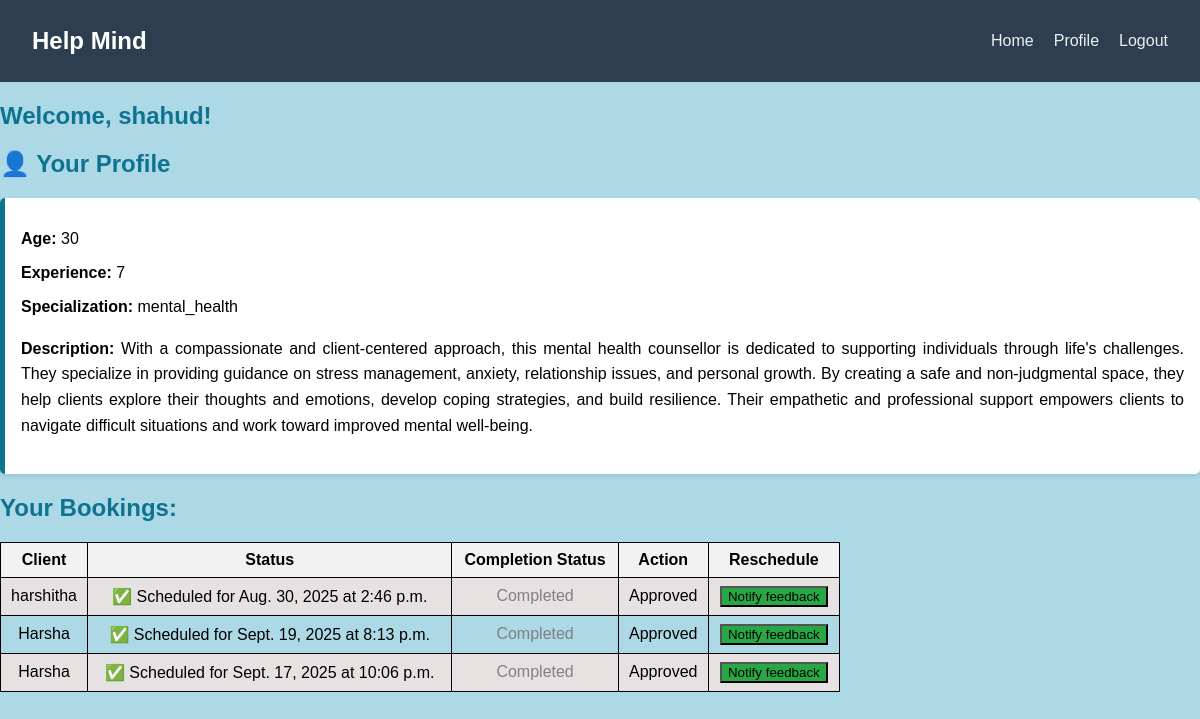
/counsellor_dashboard/ (signed in), run on an earlier commit of the app's database.
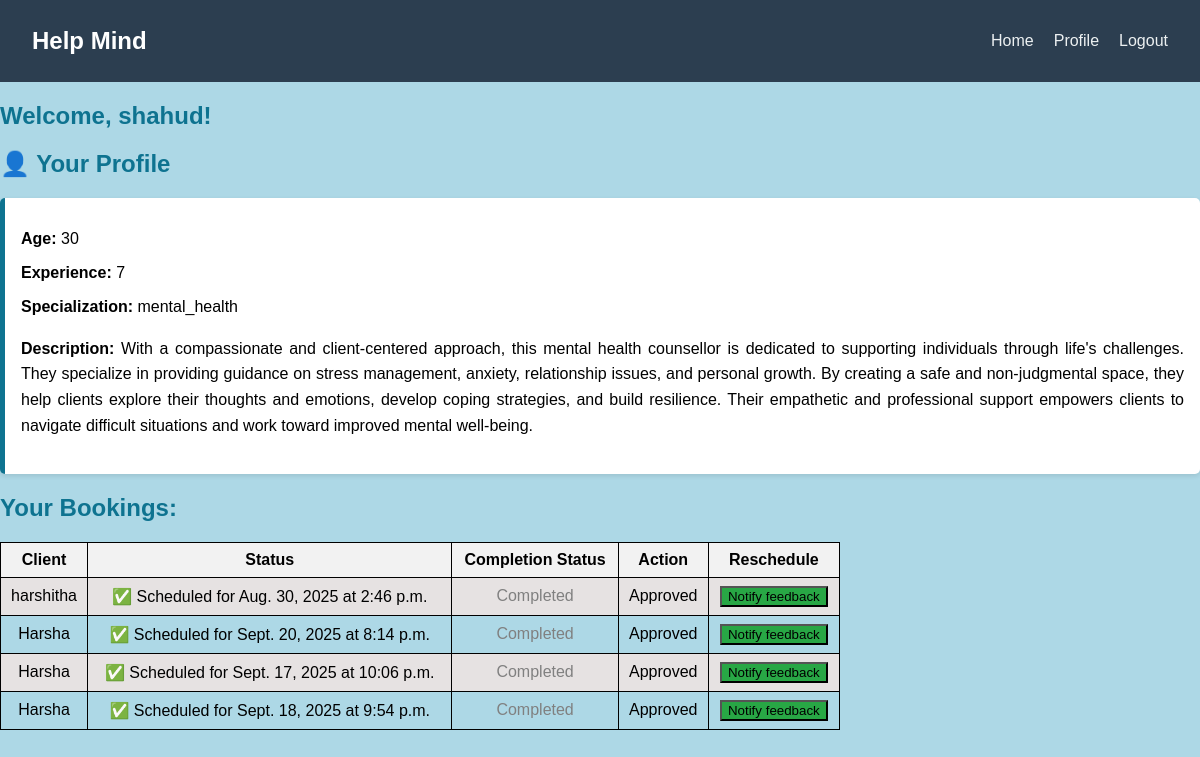
And on a later commit of the database.
### main/models.py (models this page shows, shortened)
class Booking(models.Model):
    client = models.ForeignKey(Client, on_delete=models.CASCADE)
    counsellor = models.ForeignKey(Counsellor, on_delete=models.CASCADE)
    requested_at = models.DateTimeField(auto_now_add=True)
    status = models.CharField(
        max_length=20,
        choices=[("Pending", "Pending"), ("Approved", "Approved"), ("Completed", "Completed")],
        default="Pending"
    )
    approved_date = models.DateField(null=True, blank=True)
    approved_time = models.TimeField(null=True, blank=True)
    rating = models.IntegerField(
        choices=[(1, "1 Star"), (2, "2 Stars"), (3, "3 Stars"), (4, "4 Stars"), (5, "5 Stars")],
        null=True, blank=True
    )
    feedback = models.TextField(blank=True, null=True)
    feedback_date = models.DateTimeField(null=True, blank=True)

class Client(models.Model):
    user = models.OneToOneField(User, on_delete=models.CASCADE, null=True, blank=True)
    age = models.IntegerField(null=True, blank=True)
    interest = models.CharField(max_length=255, blank=True)

class User(AbstractUser):
    is_client = models.BooleanField(default=False)
    is_counsellor = models.BooleanField(default=False)

### main/views.py (the view)
# urls.py: path('counsellor_dashboard/',views.counsellor_dashboard, name='counsellor_dashboard'),
def counsellor_dashboard(request):
    if request.user.is_counsellor:
        bookings = Booking.objects.filter(counsellor=request.user.counsellor)
    else:
        bookings = []
    current_date = timezone.now().date()
    return render(request, 'dashboards/counsellor_dashboard.html', {'bookings': bookings, 'current_date': current_date})

### main/templates/dashboards/counsellor_dashboard.html (shortened to what this page needs)
{% load static %}
{% block content %}
    <link rel="stylesheet" href="{% static 'counsellor_dashboard.css' %}">
  <body style="background-color: lightblue;">
    <nav class="navbar">
    <div class="navbar-brand">Help Mind</div>
    <ul class="navbar-links">
      <li><a href="{% url 'home' %}">Home</a></li>
      <li><a href="{% url 'counsellor_profile' %}">Profile</a></li>
      <li><a href="{% url 'logout' %}">Logout</a></li>
    </ul>
    </nav>
  <h2 style="color:#0e7390;">Welcome, {{ user.username }}!</h2>
  <section class="profile-section">
      <h2>👤 Your Profile</h2>
      <div class="profile-box">
        <p><strong>Age:</strong> {{ user.counsellor.age }}</p>
        <p><strong>Experience:</strong> {{ user.counsellor.experience }}</p>
        <p><strong>Specialization:</strong> {{ user.counsellor.specialization }}</p>
        <p class="description"><strong>Description:</strong> {{ user.counsellor.description }}</p>
      </div>
    </section>
  <h2 style="color: #0e7390;">Your Bookings:</h2>
  <table border="1">
    <tr>
      <th>Client</th>
      <th>Status</th>
      <th>Completion Status</th>
      <th>Action</th>
      <th>Reschedule</th>
    </tr>
    {% for b in bookings %}
    <tr>
      <td>{{ b.client.user.username }}</td>
      <td>
        {% if b.get_status_display == "Pending" %}
          <span style="color: orange;">Pending</span>
        {% elif b.get_status_display == "Approved" or b.status == "Completed" %}
          ✅ Scheduled for {{ b.approved_date }} at {{ b.approved_time }}
        {% endif %}
      </td>
      <td>
        {% if b.status == "Approved" or b.status == "Completed" %}
          {% if b.approved_date < current_date %}
            <span style="color: gray;">Completed</span>
          {% else %}
            <span style="color: green;">Not Completed</span>
          {% endif %}
        {% else %}
          N/A
        {% endif %}
      </td>
      <td>
        {% if b.status == "Pending" %}
          <a href="{% url 'approve_booking' b.id %}">Approve</a>
        {% else %}
          Approved
        {% endif %}
      </td>
      <td>
        {% if b.status == "Approved" and b.approved_date >= current_date %}
          <a href="{% url 'reschedule_booking' b.id %}">Reschedule</a>
         {% elif b.status == "Approved" and b.approved_date < current_date %}
          <form method="POST" action="{% url 'mark_session_completed' b.id %}" style="display:inline;">
            <button type="submit" class="btn" style="background-color: #28a745;">Notify feedback</button>
          </form>
        {% else %}
          N/A
        {% endif %}
      </td>
    </tr>
    {% empty %}
    <tr>
      <td colspan="5">No bookings yet.</td>
    </tr>
    {% endfor %}
  </table>
{% endblock %}

What changed in the data, as far as the page shows it:
changed Booking: approved_date "Sept. 19, 2025" → "Sept. 20, 2025"; approved_time "8:13 p.m." → "8:14 p.m."
added Booking: client.user.username "Harsha", approved_date "Sept. 18, 2025", approved_time "9:54 p.m.", status "Completed"
